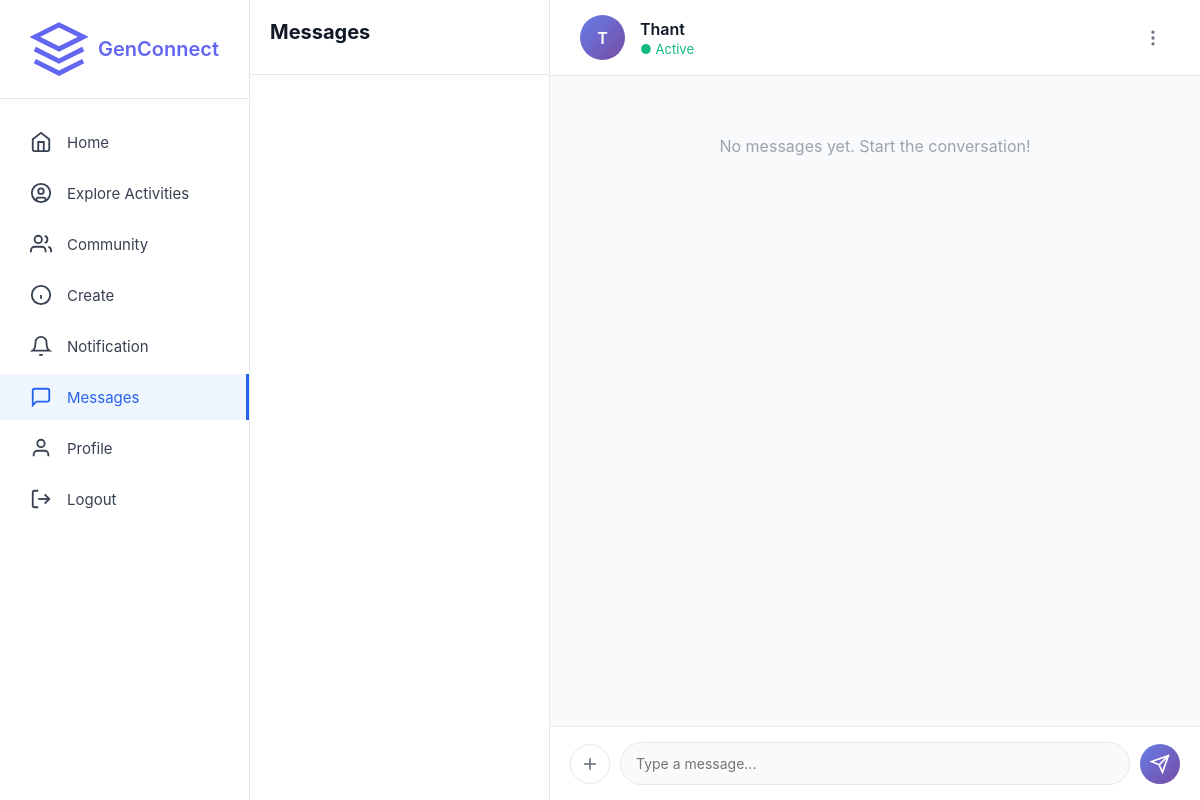
/messages/3 (signed in), run on an earlier commit of the app's database.
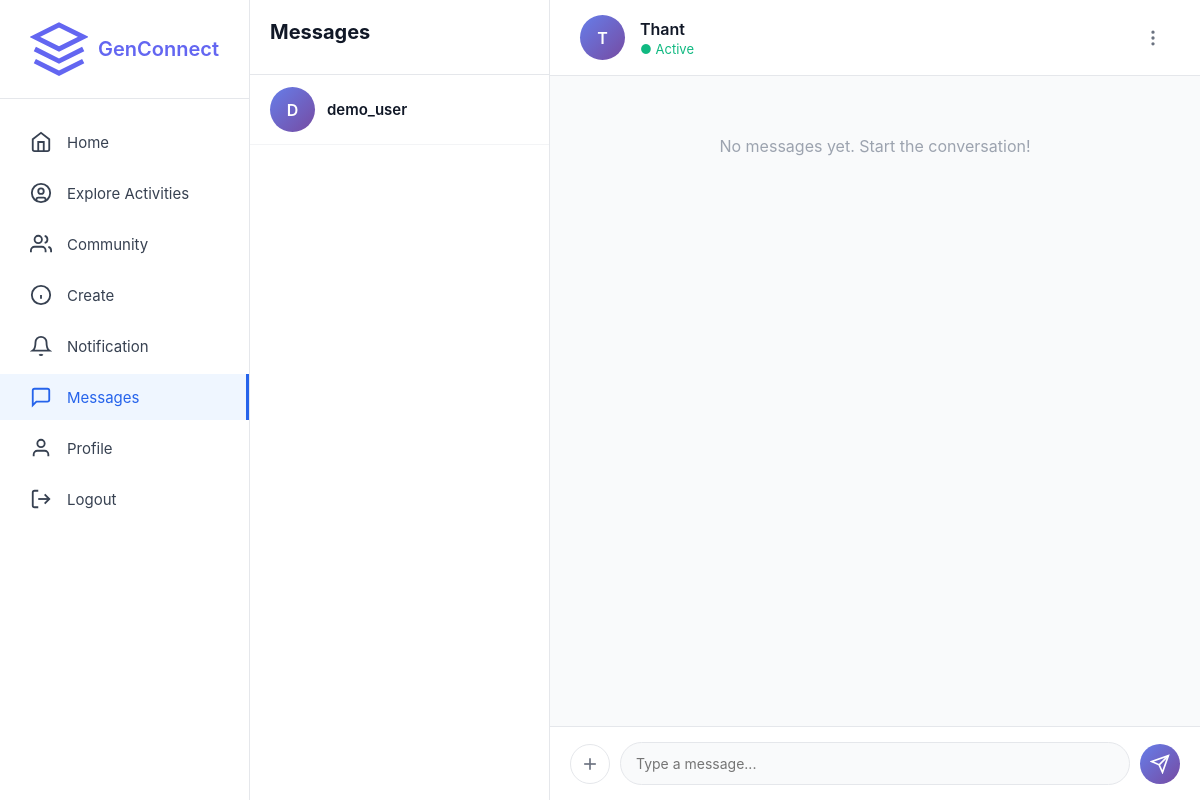
And on a later commit of the database.
### app.py (models this page shows, shortened)
class User(db.Model):
    __tablename__ = 'users'
    id = db.Column(db.Integer, primary_key=True)
    username = db.Column(db.String(80), unique=True, nullable=False)
    email = db.Column(db.String(120), unique=True, nullable=False)
    password_hash = db.Column(db.String(255), nullable=False)
    bio = db.Column(db.Text, nullable=True)
    interests = db.Column(db.String(255), nullable=True)
    profile_picture = db.Column(db.String(255), default='default.jpg')
    banner_image = db.Column(db.String(255), default='default_banner.jpg')
    member_type = db.Column(db.String(50), default='Youth Member')
    created_at = db.Column(db.DateTime, default=datetime.utcnow)
    posts = db.relationship('Post', backref='author', lazy=True, cascade='all, delete-orphan')
    comments = db.relationship('Comment', backref='author', lazy=True, cascade='all, delete-orphan')
    likes = db.relationship('Like', backref='user', lazy=True, cascade='all, delete-orphan')
    followers = db.relationship(
        'Follow',
        foreign_keys='Follow.followed_id',
        backref='followed_user',
        lazy='dynamic',
        cascade='all, delete-orphan'
    )
    following = db.relationship(
        'Follow',
        foreign_keys='Follow.follower_id',
        backref='follower_user',
        lazy='dynamic',
        cascade='all, delete-orphan'
    )
    community_memberships = db.relationship('CommunityMember', backref='user', lazy=True, cascade='all, delete-orphan')
    sent_messages = db.relationship(
        'Message',
        foreign_keys='Message.sender_id',
        backref='sender',
        lazy='dynamic',
        cascade='all, delete-orphan'
    )
    received_messages = db.relationship(
        'Message',
        foreign_keys='Message.receiver_id',
        backref='receiver',
        lazy='dynamic',
        cascade='all, delete-orphan'
    )
    contacts_initiated = db.relationship(
        'Contact',
        foreign_keys='Contact.user_id',
        backref='user',
        lazy='dynamic',
        cascade='all, delete-orphan'
    )
    contacts_received = db.relationship(
        'Contact',
        foreign_keys='Contact.contact_user_id',
        backref='contact_user',
        lazy='dynamic',
        cascade='all, delete-orphan'
    )
    def get_contacts(self):
        contacts = Contact.query.filter(
            or_(
                and_(Contact.user_id == self.id, Contact.status == 'accepted'),
                and_(Contact.contact_user_id == self.id, Contact.status == 'accepted')
            )
        ).all()
        contact_users = []
        for contact in contacts:
            if contact.user_id == self.id:
                contact_users.append(contact.contact_user)
            else:
                contact_users.append(contact.user)
        return contact_users

### app.py (the view)
@app.route('/messages/<int:contact_id>')
def message_thread(contact_id):
    if 'user_id' not in session:
        return redirect(url_for('login'))
    current_user = User.query.get_or_404(session['user_id'])
    contact = User.query.get_or_404(contact_id)
    messages = Message.query.filter(
        or_(
            and_(Message.sender_id == current_user.id, Message.receiver_id == contact.id),
            and_(Message.sender_id == contact.id, Message.receiver_id == current_user.id)
        )
    ).order_by(Message.created_at.asc()).all()
    for msg in messages:
        if msg.receiver_id == current_user.id and not msg.is_read:
            msg.mark_as_read()
    contacts = current_user.get_contacts()
    return render_template('message_thread.html',
                         contact=contact,
                         messages=messages,
                         contacts=contacts,
                         current_user=current_user)

### templates/message_thread.html (shortened to what this page needs)
<!DOCTYPE html>
<html lang="en">
<head>
</head>
<body>
<div class="container">
    <aside class="sidebar">
        <div class="sidebar-logo">
            <a href="/" class="logo">
                <svg viewBox="0 0 24 24" fill="none" stroke="currentColor" stroke-width="2">
                    <path d="M12 2L2 7l10 5 10-5-10-5z"/>
                    <path d="M2 17l10 5 10-5"/>
                    <path d="M2 12l10 5 10-5"/>
                </svg>
                <span>GenConnect</span>
            </a>
        </div>
        <ul class="sidebar-nav">
            <li>
                <a href="/home">
                    <svg viewBox="0 0 24 24" fill="none" stroke="currentColor" stroke-width="2">
                        <path d="m3 9 9-7 9 7v11a2 2 0 0 1-2 2H5a2 2 0 0 1-2-2z"/>
                        <polyline points="9 22 9 12 15 12 15 22"/>
                    </svg>
                    <span>Home</span>
                </a>
            </li>
            <li>
                <a href="#">
                    <svg viewBox="0 0 24 24" fill="none" stroke="currentColor" stroke-width="2">
                        <circle cx="12" cy="12" r="10"/>
                        <circle cx="12" cy="10" r="3"/>
                        <path d="M7 20.662V19a2 2 0 0 1 2-2h6a2 2 0 0 1 2 2v1.662"/>
                    </svg>
                    <span>Explore Activities</span>
                </a>
            </li>
            <li>
                <a href="#">
                    <svg viewBox="0 0 24 24" fill="none" stroke="currentColor" stroke-width="2">
                        <path d="M17 21v-2a4 4 0 0 0-4-4H5a4 4 0 0 0-4 4v2"/>
                        <circle cx="9" cy="7" r="4"/>
                        <path d="M23 21v-2a4 4 0 0 0-3-3.87"/>
                        <path d="M16 3.13a4 4 0 0 1 0 7.75"/>
                    </svg>
                    <span>Community</span>
                </a>
            </li>
            <li>
                <a href="#">
                    <svg viewBox="0 0 24 24" fill="none" stroke="currentColor" stroke-width="2">
                        <circle cx="12" cy="12" r="10"/>
                        <line x1="12" y1="16" x2="12" y2="12"/>
                        <line x1="12" y1="8" x2="12.01" y2="8"/>
                    </svg>
                    <span>Create</span>
                </a>
            </li>
            <li>
                <a href="#">
                    <svg viewBox="0 0 24 24" fill="none" stroke="currentColor" stroke-width="2">
                        <path d="M18 8A6 6 0 0 0 6 8c0 7-3 9-3 9h18s-3-2-3-9"/>
                        <path d="M13.73 21a2 2 0 0 1-3.46 0"/>
                    </svg>
                    <span>Notification</span>
                </a>
            </li>
            <li>
                <a href="/messages" class="active">
                    <svg viewBox="0 0 24 24" fill="none" stroke="currentColor" stroke-width="2">
                        <path d="M21 15a2 2 0 0 1-2 2H7l-4 4V5a2 2 0 0 1 2-2h14a2 2 0 0 1 2 2z"/>
                    </svg>
                    <span>Messages</span>
                </a>
            </li>
            <li>
                <a href="/profile">
                    <svg viewBox="0 0 24 24" fill="none" stroke="currentColor" stroke-width="2">
                        <path d="M20 21v-2a4 4 0 0 0-4-4H8a4 4 0 0 0-4 4v2"/>
                        <circle cx="12" cy="7" r="4"/>
                    </svg>
                    <span>Profile</span>
                </a>
            </li>
            <li>
                <a href="/logout">
                    <svg viewBox="0 0 24 24" fill="none" stroke="currentColor" stroke-width="2">
                        <path d="M9 21H5a2 2 0 0 1-2-2V5a2 2 0 0 1 2-2h4"/>
                        <polyline points="16 17 21 12 16 7"/>
                        <line x1="21" y1="12" x2="9" y2="12"/>
                    </svg>
                    <span>Logout</span>
                </a>
            </li>
        </ul>
    </aside>
    <div class="messages-container">
        <div class="conversations-sidebar">
            <div class="conversations-header">
                <h2>Messages</h2>
            </div>
            <div class="conversations-list">
                {% for c in contacts %}
                <a href="/messages/{{ c.id }}" class="conversation-item {% if c.id == contact.id %}active{% endif %}">
                    <div class="conversation-avatar">{{ c.username[0].upper() }}</div>
                    <div class="conversation-name">{{ c.username }}</div>
                </a>
                {% endfor %}
            </div>
        </div>
        <div class="chat-area">
            <div class="chat-header">
                <div class="chat-header-info">
                    <div class="chat-avatar">{{ contact.username[0].upper() }}</div>
                    <div class="chat-user-info">
                        <h3>{{ contact.username }}</h3>
                        <p>● Active</p>
                    </div>
                </div>
                <div class="chat-actions">
                    <div class="action-icon" id="moreOptionsBtn" title="More Options">
                        <svg width="20" height="20" viewBox="0 0 24 24" fill="none" stroke="currentColor" stroke-width="2">
                            <circle cx="12" cy="12" r="1"/>
                            <circle cx="12" cy="5" r="1"/>
                            <circle cx="12" cy="19" r="1"/>
                        </svg>
                    </div>
                </div>
            </div>
            <div class="messages-area" id="messagesArea">
                {% if messages %}
                    {% set ns = namespace(current_date='') %}
                    {% for message in messages %}
                        {% set msg_date = message.created_at.strftime('%Y-%m-%d') %}
                        {% if msg_date != ns.current_date %}
                            <div class="date-divider">
                                <span>{{ message.created_at.strftime('%B %d, %Y') }}</span>
                            </div>
                            {% set ns.current_date = msg_date %}
                        {% endif %}
                        <div class="message {% if message.sender_id == current_user.id %}sent{% endif %}" data-message-id="{{ message.id }}">
                            <div class="message-avatar">{{ message.sender.username[0].upper() }}</div>
                            <div class="message-content">
                                <div class="message-bubble">
                                    <div class="message-text" data-content="{{ message.id }}">{{ message.content }}</div>
                                </div>
                                <div class="message-meta">
                                    <span>{{ message.created_at.strftime('%H:%M') }}</span>
                                </div>
                                {% if message.sender_id == current_user.id %}
                                <div class="message-actions">
                                    <button class="message-action-btn" data-edit-btn="{{ message.id }}">Edit</button>
                                    <button class="message-action-btn" data-delete-btn="{{ message.id }}">Delete</button>
                                </div>
                                {% endif %}
                            </div>
                        </div>
                    {% endfor %}
                {% else %}
                    <div style="text-align: center; padding: 40px; color: #9ca3af;">
                        No messages yet. Start the conversation!
                    </div>
                {% endif %}
            </div>
            <div class="message-input-area">
                <form id="messageForm" class="message-input-container">
                    <button type="button" class="attachment-button" onclick="document.getElementById('fileInput').click()">
                        <svg width="20" height="20" viewBox="0 0 24 24" fill="none" stroke="currentColor" stroke-width="2">
                            <line x1="12" y1="5" x2="12" y2="19"/>
                            <line x1="5" y1="12" x2="19" y2="12"/>
                        </svg>
                    </button>
                    <div class="input-wrapper">
                        <textarea id="messageInput" name="content" placeholder="Type a message..." rows="1" required></textarea>
                    </div>
                    <button type="submit" class="send-button">
                        <svg width="20" height="20" viewBox="0 0 24 24" fill="none" stroke="currentColor" stroke-width="2">
                            <line x1="22" y1="2" x2="11" y2="13"/>
                            <polygon points="22 2 15 22 11 13 2 9 22 2"/>
                        </svg>
                    </button>
                </form>
            </div>
        </div>
    </div>
</div>
</body>
</html>

### templates/message_thread.html (style rules this page uses)
* { margin: 0; padding: 0; box-sizing: border-box; }
body { font-family: -apple-system, BlinkMacSystemFont, 'Segoe UI', Roboto, sans-serif; background-color: #f5f5f5; }
.container { display: flex; height: 100vh; }
.sidebar { position: fixed; left: 0; top: 0; width: 250px; height: 100vh; background-color: white; border-right: 1px solid #e5e7eb; padding: 20px 0; z-index: 100; }
.sidebar-logo { padding: 0 30px 20px; border-bottom: 1px solid #e5e7eb; margin-bottom: 20px; }
.logo { display: flex; align-items: center; gap: 10px; font-size: 20px; font-weight: 600; color: #6366f1; text-decoration: none; }
.sidebar-nav { list-style: none; }
.sidebar-nav li { margin: 5px 0; }
.sidebar-nav a { display: flex; align-items: center; gap: 15px; padding: 12px 30px; text-decoration: none; color: #374151; transition: all 0.2s; font-size: 15px; }
.sidebar-nav a.active { background-color: #eff6ff; color: #2563eb; border-right: 3px solid #2563eb; }
.sidebar-nav svg { width: 22px; height: 22px; }
.messages-container { margin-left: 250px; flex: 1; display: flex; height: 100vh; background-color: #f9fafb; }
.conversations-sidebar { width: 300px; background: white; border-right: 1px solid #e5e7eb; display: flex; flex-direction: column; }
.conversations-header { padding: 20px; border-bottom: 1px solid #e5e7eb; }
.conversations-header h2 { font-size: 20px; font-weight: 700; color: #111827; margin-bottom: 10px; }
.conversations-list { flex: 1; overflow-y: auto; }
.conversation-item { display: flex; align-items: center; gap: 12px; padding: 12px 20px; border-bottom: 1px solid #f3f4f6; cursor: pointer; transition: background-color 0.2s; text-decoration: none; color: inherit; }
.conversation-avatar { width: 45px; height: 45px; border-radius: 50%; background: linear-gradient(135deg, #667eea 0%, #764ba2 100%); display: flex; align-items: center; justify-content: center; color: white; font-weight: 600; font-size: 16px; flex-shrink: 0; }
.conversation-name { font-weight: 600; color: #111827; font-size: 15px; }
.chat-area { flex: 1; display: flex; flex-direction: column; background: white; }
.chat-header { display: flex; align-items: center; justify-content: space-between; padding: 15px 30px; border-bottom: 1px solid #e5e7eb; background: white; }
.chat-header-info { display: flex; align-items: center; gap: 15px; }
.chat-avatar { width: 45px; height: 45px; border-radius: 50%; background: linear-gradient(135deg, #667eea 0%, #764ba2 100%); display: flex; align-items: center; justify-content: center; color: white; font-weight: 600; font-size: 16px; }
.chat-user-info h3 { font-size: 16px; font-weight: 600; color: #111827; margin-bottom: 2px; }
.chat-user-info p { font-size: 13px; color: #10b981; }
.chat-actions { display: flex; gap: 10px; }
.action-icon { width: 35px; height: 35px; border-radius: 50%; display: flex; align-items: center; justify-content: center; cursor: pointer; transition: background-color 0.2s; color: #6b7280; }
.messages-area { flex: 1; overflow-y: auto; padding: 20px; background: #f9fafb; }
.message-input-area { padding: 15px 20px; background: white; border-top: 1px solid #e5e7eb; position: relative; }
.message-input-container { display: flex; gap: 10px; align-items: center; }
.attachment-button { width: 40px; height: 40px; border-radius: 50%; background: white; border: 1px solid #e5e7eb; color: #6b7280; cursor: pointer; display: flex; align-items: center; justify-content: center; transition: all 0.2s; }
.input-wrapper { flex: 1; display: flex; align-items: center; background: #f9fafb; border: 1px solid #e5e7eb; border-radius: 24px; padding: 8px 15px; }
.input-wrapper textarea { flex: 1; border: none; background: transparent; resize: none; font-size: 14px; font-family: inherit; outline: none; max-height: 100px; padding: 4px 0; }
.send-button { width: 40px; height: 40px; border-radius: 50%; background: linear-gradient(135deg, #667eea 0%, #764ba2 100%); border: none; color: white; cursor: pointer; display: flex; align-items: center; justify-content: center; transition: transform 0.2s; }

What changed in the data, as far as the page shows it:
added User: username "D", username "demo_user"
